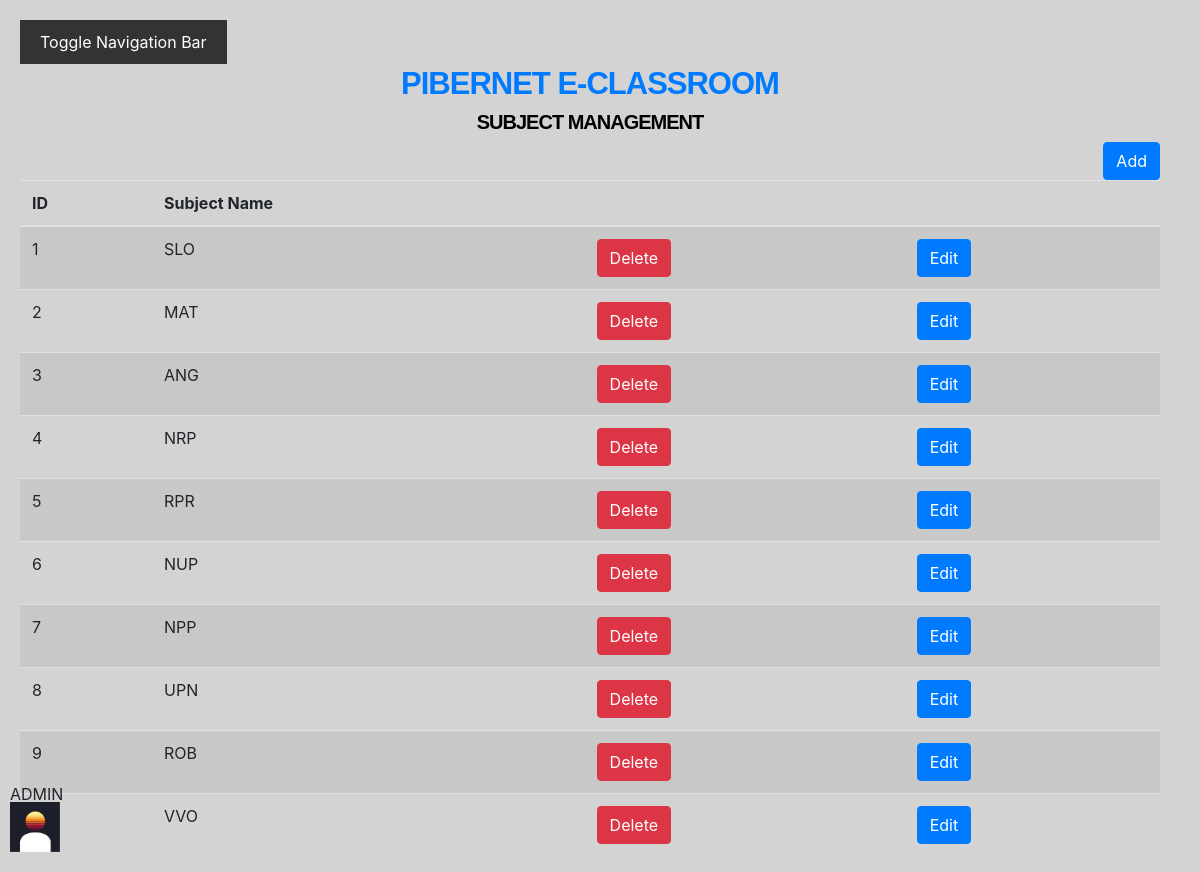
The page /Subject_management.php (signed in) on the database its author committed.
### tables this page shows
CREATE TABLE `subjects` (
  `id_subject` int NOT NULL,
  `subject_name` varchar(50) NOT NULL
);

### Subject_management.php (the view, shortened to what this page needs)
<link rel="stylesheet" href="https://maxcdn.bootstrapcdn.com/bootstrap/4.5.2/css/bootstrap.min.css">
<?php
include 'header.php';
echo '<div class = "h2" >SUBJECT MANAGEMENT </div>';
echo '<div style = " text-align: right;">';
echo '<button type="button" class="btn btn-primary" onclick="location.href = \'edit.subject.php\'">Add</button>';
echo '</div>';
include 'database.php';
$sql = "SELECT * FROM Subjects";
$result = mysqli_query($link, $sql);
if (mysqli_num_rows($result) > 0) {
    echo '<table class="table table-striped">';
echo '<thead>';
echo '<tr>';
echo '<th>ID</th>';
echo '<th>Subject Name</th>';
echo '<th></th>';
echo '<th></th>';
echo '</tr>';
echo '</thead>';
echo '<tbody>';
while ($row = mysqli_fetch_assoc($result)) {
    echo '<tr>';
    echo '<td>' . $row["id_subject"] . '</td>';
    echo '<td>' . $row["subject_name"] . '</td>';
    echo '<form method="POST" action="Delete_subject.php">';
    echo '<td><button type="submit" name="delete-button" id="deleteBtn-' . $row["id_subject"] . '" class="btn btn-danger">Delete</button></td>';
    echo '<td><button type="button" class="btn btn-primary" onclick="location.href = \'edit.subject.php?subject_id=' . $row["id_subject"] . '\'">Edit</button></td>';
    echo '</form>';
    echo '</tr>';
}
echo '</tbody>';
echo '</table>';
} else {
    echo "No records found";
}
?>
<html>
<body >
<?php
include 'navigation_bar.php';
?>
</body>
</html>

### header.php (style rules this page uses)
.h2 { font-family: Arial, Helvetica, sans-serif; font-size: 20px; letter-spacing: -1px; word-spacing: 0px; color: #000000; font-weight: 700; text-decoration: none; font-style: normal; font-variant: normal; text-transform: none; text-align: center; }
body { background-color:#d3d3d3; padding-top: 65px; padding-left: 20px; padding-right: 40px; }

### rows shown on the page
subjects: id_subject "1", subject_name "SLO"
subjects: id_subject "2", subject_name "MAT"
subjects: id_subject "3", subject_name "ANG"
subjects: id_subject "4", subject_name "NRP"
subjects: id_subject "5", subject_name "RPR"
subjects: id_subject "6", subject_name "NUP"
subjects: id_subject "7", subject_name "NPP"
subjects: id_subject "8", subject_name "UPN"
subjects: id_subject "9", subject_name "ROB"
subjects: subject_name "VVO"
